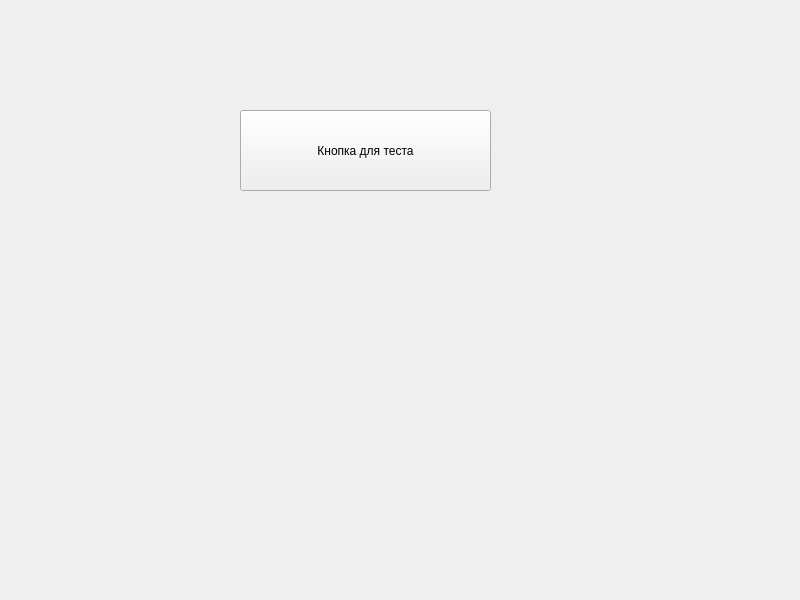
<?xml version="1.0" encoding="UTF-8"?>
<ui version="4.0">
 <class>MainWindow</class>
 <widget class="QMainWindow" name="MainWindow">
  <property name="geometry">
   <rect>
    <x>0</x>
    <y>0</y>
    <width>800</width>
    <height>600</height>
   </rect>
  </property>
  <property name="windowTitle">
   <string>MainWindow</string>
  </property>
  <widget class="QWidget" name="centralwidget">
   <widget class="QPushButton" name="test_button">
    <property name="geometry">
     <rect>
      <x>240</x>
      <y>110</y>
      <width>251</width>
      <height>81</height>
     </rect>
    </property>
    <property name="text">
     <string>Кнопка для теста</string>
    </property>
   </widget>
  </widget>
 </widget>
 <resources/>
 <connections/>
</ui>
